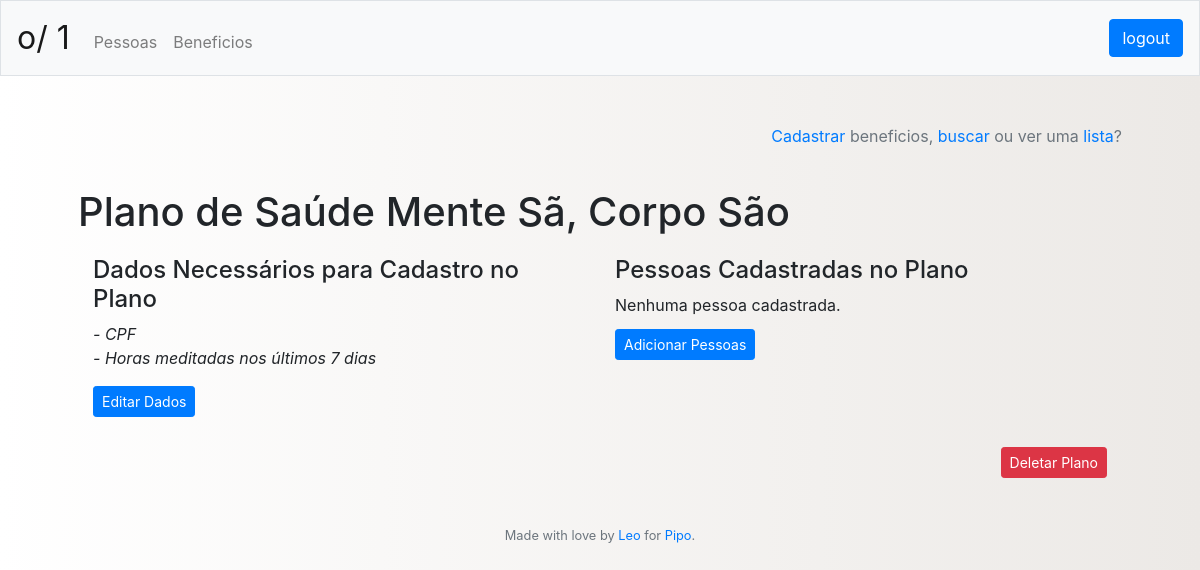
Page /beneficios/perfil/4 (signed in) on the committed database.
### db.py (models this page shows)
class Benefit(Base):
	__table__ = Base.metadata.tables['benefit']

class Datatype(Base):
	__table__ = Base.metadata.tables['datatype']

### app.py (the view)
@app.route("/beneficios/perfil/<idWho>", methods=['GET'])
@login_required
def benefits_profile(idWho):
	idWho = validate_benefit_idwho(idWho, session['idCompany'])
	if idWho:
		profile = BenefitProfile(idWho).get_profile()
		benefit_people = BenefitProfile(idWho).get_people_by_company(session['idCompany'])
		return render_template("benefits_profile.html", header = get_header(session),
								profile = profile, benefit_people = benefit_people)
	else:
		whoops = "Este perfil não existe, por favor selecione um benefício da lista."
		benefits_list = CompanyProfile(session["idCompany"]).get_benefits()
		return render_template("benefits_list.html", header = get_header(session),
								benefits_list = benefits_list, whoops = whoops)

### app.py (called while the page is built)
@app.after_request
def after_request(response):
    response.headers["Cache-Control"] = "no-cache, no-store, must-revalidate"
    response.headers["Expires"] = 0
    response.headers["Pragma"] = "no-cache"
    return response

@app.teardown_request
def remove_session(ex=None):
    db.remove()

def login_required(f):
    @wraps(f)
    def decorated_function(*args, **kwargs):
        if session.get("id") is None:
            return redirect("/login")
        return f(*args, **kwargs)
    return decorated_function

### db.py (called while the page is built)
def benefit_exists(idBenefit):
	if not is_int(idBenefit):
			raise TypeError
	results = (db.query(Benefit.id)
				.filter(Benefit.id == idBenefit).all())
	if len(results) == 1:
		return True
	elif len(results) > 1:
		raise Exception("Database is compromised")
	else:
		return False

def query_benefit_name(idBenefit):
	results = (db.query(Benefit.id, Benefit.name)
				.filter(Benefit.id == idBenefit).all())
	return results

def query_benefit_companies(idBenefit):
	results = (db.query(Company.id, Company.name)
				.filter(Company.id == CompanyBenefit.idCompany)
				.filter(CompanyBenefit.idBenefit == idBenefit)
				.order_by(Company.name).all())
	return results

def query_benefit_people_by_company(idBenefit, idCompany):
	results = (db.query(Person.id, Person.idCompany, Person.name)
				.filter(Person.idCompany == idCompany)
				.filter(Person.id == PersonBenefit.idPerson)
				.filter(PersonBenefit.idBenefit == idBenefit)
				.order_by(Person.name).all())
	return results

def query_benefit_data_types(idBenefit):
	results = (db.query(Datatype.id, Datatype.name, Datatype.example)
				.filter(Datatype.id == BenefitData.idDatatype)
				.filter(BenefitData.idBenefit == idBenefit)
				.order_by(Datatype.id).all())
	return results

def query_benefit_in_company(idBenefit, idCompany):
	results = (db.query(CompanyBenefit.id)
				.filter(CompanyBenefit.idBenefit == idBenefit)
				.filter(CompanyBenefit.idCompany == idCompany).first())
	return results

### models_benefit.py (called while the page is built)
	def get_profile(self):
		if not is_int(self.idBenefit):
			raise TypeError
		if not benefit_exists(self.idBenefit):
			raise Exception("This benefit id doesn't exist")
		idBenefit = self.idBenefit
		name = self.get_name()
		companies = self.get_companies()
		data_types = self.get_data_types()
		profile = {"id": idBenefit,
					"name": name,
					"companies": companies,
					"data_types": data_types}
		return profile

### templates/benefits_profile.html (shortened to what this page needs)
{% extends "layout.html" %}
{% block main %}
	<p align="right" class="text-muted"><a href="/beneficios/cadastro">Cadastrar</a> beneficios, <a href="/beneficios/busca">buscar</a> ou ver uma <a href="/beneficios/lista">lista</a>?</p>
	<br>
	<h1 style="margin-bottom: 20px;">{{ profile["name"] }}</h1>
	<div class="container">
  		<div class="row">
    		<div class="col">
    			<h4>Dados Necessários para Cadastro no Plano</h4>
				{% if profile["data_types"]|length %}
					{% for data in profile["data_types"] %}
						<i>- {{ data['name'] }}</i><br>
					{% endfor %}
				{% else %}
					<p>Nenhum dado cadastrado.</p>
				{% endif %}
				<a href="/beneficios/editar/{{ profile['id'] }}" class="btn btn-primary btn-sm" style="margin-top: 16px;">Editar Dados</a>
			</div>
    		<div class="col">
    			<h4>Pessoas Cadastradas no Plano</h4>
				{% if benefit_people|length %}
				<p style="margin-bottom: 7px; margin-top: -7px;"  class="text-muted">Clique no nome para ver a ficha de cadastro.</p>
					{% for person in benefit_people %}
						<a href="/beneficios/{{ profile['id'] }}/pessoas/{{ person['idPerson'] }}">{{ person['name'] }}</a><br>
					{% endfor %}
				{% else %}
					<p style="margin-bottom: -5px;">Nenhuma pessoa cadastrada.</p>
				{% endif %}
				<a href="/pessoas/lista" style="margin-top: 17px;" class="btn btn-primary btn-sm">Adicionar Pessoas</a>
    		</div>
    	</div>
    </div>
    <div class="container" style="margin-top: 30px; text-align: right;">
    	<form action="/beneficios/deletar" method="post">
    		<button class="btn btn-danger btn-sm" type="submit">Deletar Plano</button>
    	</form>
    </div>
{% endblock %}

### static/styles.css (style rules this page uses)
body { background: #ECE9E6; background: -webkit-linear-gradient(to right, #FFFFFF, #ECE9E6); background: linear-gradient(to right, #FFFFFF, #ECE9E6); }

### rows in the picture
Benefit: name "Plano de Saúde Mente Sã, Corpo São"
Datatype: name "CPF"
Datatype: name "Horas meditadas nos últimos 7 dias"

### other values in the picture
{{ header["company"] }} "1"
